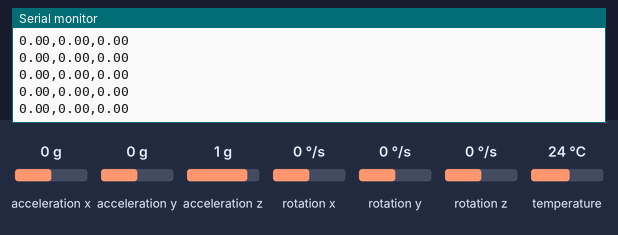
Recording of a program running on a simulated ESP32. Parts: the last lines printed to the serial monitor. Inputs (shaded band) come from the test bench; at power-on: acceleration x 0 g, acceleration y 0 g, acceleration z 1 g, rotation x 0 °/s, rotation y 0 °/s, rotation z 0 °/s, temperature 24 °C.

Above: at 1.2 s.
1.3 s: acceleration x set to -1.4 g
At 2.1 s:
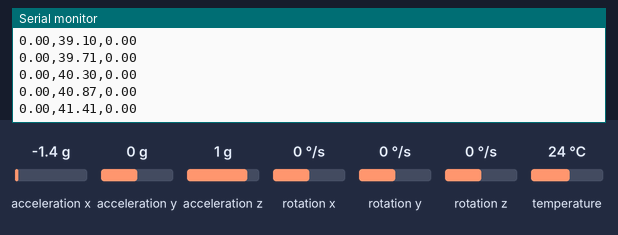
2.8 s: acceleration y set to -1.4 g
At 3.5 s:
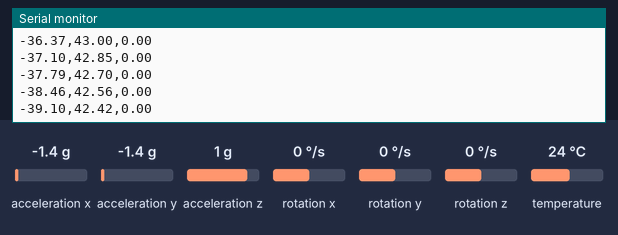
4.3 s: acceleration z set to -1.4 g
At 5.4 s:
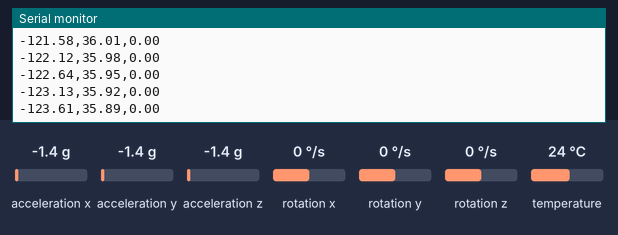
5.8 s: rotation x set to -192 °/s
At 6.4 s:
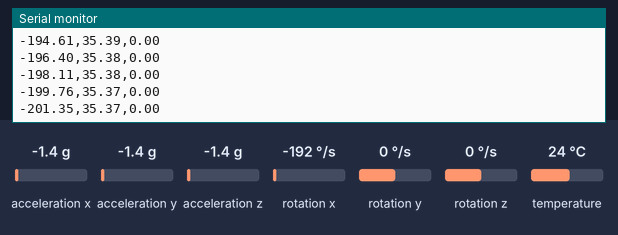
7.3 s: rotation y set to -192 °/s
At 8.0 s:
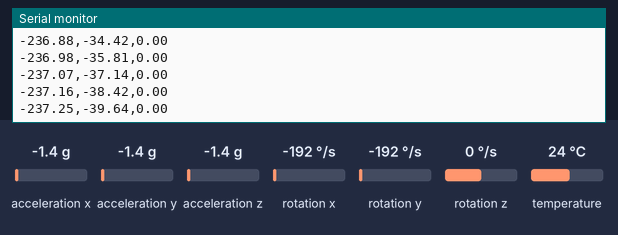
Timing chart, 0 to 9.8 s (numbered marks = the images above; inputs shaded):
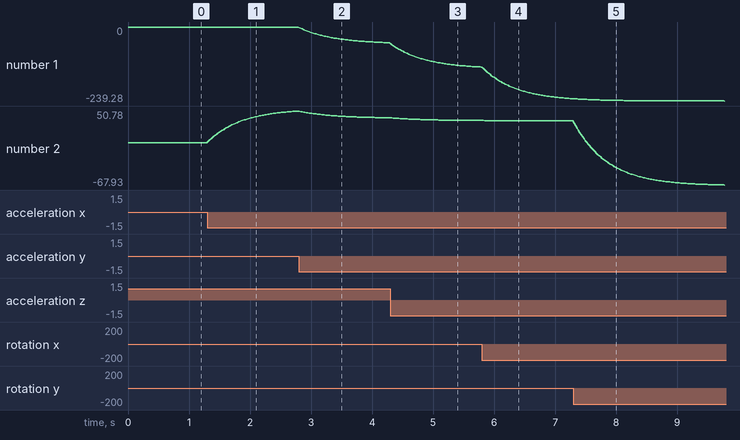

The program:

main.cpp
```cpp
// Head tracker: reads the MPU6050 over I2C, fuses accelerometer + gyro into
// roll/pitch/yaw angles (a complementary filter), and broadcasts them over
// ESP-NOW to ../tilt-platform. Also prints CSV over serial for
// scripts/visualize.py. Uses ESP-NOW broadcast, so no MAC address pairing
// is needed on either board.
//
// Accelerometer alone gives stable roll/pitch (it tracks gravity's direction,
// settling at a steady value once you stop moving) but is noisy under real
// motion. Gyro alone gives smooth, responsive rotation rate but drifts over
// time since it has no absolute reference. The filter blends both: gyro for
// short-term smoothness, accelerometer to correct long-term drift on roll/
// pitch. Yaw has no accelerometer correction available (no magnetometer on
// this sensor), so it will still drift slowly — that's an MPU6050 hardware
// limitation, not a bug.
#include <Arduino.h>
#include <Wire.h>
#include <Adafruit_MPU6050.h>
#include <Adafruit_Sensor.h>
#include <WiFi.h>
#include <esp_now.h>

Adafruit_MPU6050 mpu;

constexpr float COMPLEMENTARY_ALPHA = 0.96f;  // weight given to the gyro vs. the accelerometer

// Must match the struct in tilt-platform/src/main.cpp exactly.
struct OrientationPacket {
  float roll;
  float pitch;
  float yaw;
};

uint8_t broadcastAddress[] = {0xFF, 0xFF, 0xFF, 0xFF, 0xFF, 0xFF};

float rollDeg = 0.0f;
float pitchDeg = 0.0f;
float yawDeg = 0.0f;
unsigned long lastMicros = 0;

void setup() {
  Serial.begin(115200);
  while (!Serial) {
    delay(10);
  }

  Serial.println("Looking for MPU6050...");
  if (!mpu.begin()) {
    Serial.println("MPU6050 not found - check wiring (SDA/SCL/VCC/GND)!");
    while (1) {
      delay(1000);
    }
  }
  Serial.println("MPU6050 found!");

  mpu.setAccelerometerRange(MPU6050_RANGE_8_G);
  mpu.setGyroRange(MPU6050_RANGE_500_DEG);
  mpu.setFilterBandwidth(MPU6050_BAND_21_HZ);

  WiFi.mode(WIFI_STA);
  Serial.print("This board's MAC address: ");
  Serial.println(WiFi.macAddress());

  if (esp_now_init() != ESP_OK) {
    Serial.println("ESP-NOW init failed");
  } else {
    esp_now_peer_info_t peerInfo = {};
    memcpy(peerInfo.peer_addr, broadcastAddress, 6);
    peerInfo.channel = 0;
    peerInfo.encrypt = false;
    if (esp_now_add_peer(&peerInfo) != ESP_OK) {
      Serial.println("Failed to add ESP-NOW broadcast peer");
    }
  }

  lastMicros = micros();
}

void loop() {
  sensors_event_t accel, gyro, temp;
  mpu.getEvent(&accel, &gyro, &temp);

  unsigned long nowMicros = micros();
  float dt = (nowMicros - lastMicros) / 1000000.0f;
  lastMicros = nowMicros;

  // Roll/pitch derived from gravity's direction (stable, but noisy alone).
  float accelRollDeg = atan2(accel.acceleration.y, accel.acceleration.z) * 180.0f / PI;
  float accelPitchDeg = atan2(-accel.acceleration.x,
                               sqrt(accel.acceleration.y * accel.acceleration.y +
                                    accel.acceleration.z * accel.acceleration.z)) *
                         180.0f / PI;

  // Gyro rates, converted from rad/s to deg/s.
  float gyroRollRateDeg = gyro.gyro.x * 180.0f / PI;
  float gyroPitchRateDeg = gyro.gyro.y * 180.0f / PI;
  float gyroYawRateDeg = gyro.gyro.z * 180.0f / PI;

  rollDeg = COMPLEMENTARY_ALPHA * (rollDeg + gyroRollRateDeg * dt) +
            (1.0f - COMPLEMENTARY_ALPHA) * accelRollDeg;
  pitchDeg = COMPLEMENTARY_ALPHA * (pitchDeg + gyroPitchRateDeg * dt) +
             (1.0f - COMPLEMENTARY_ALPHA) * accelPitchDeg;
  yawDeg += gyroYawRateDeg * dt;  // no accelerometer correction available for yaw

  OrientationPacket packet = {rollDeg, pitchDeg, yawDeg};
  esp_now_send(broadcastAddress, (uint8_t *)&packet, sizeof(packet));

  Serial.printf("%.2f,%.2f,%.2f\n", rollDeg, pitchDeg, yawDeg);

  delay(20);
}
```

Measured:
- after the input at 1.3 s, the serial monitor: prints a new line at once (image 1)
- plotted number 2: 0 → 50.78 after the input at 1.3 s
